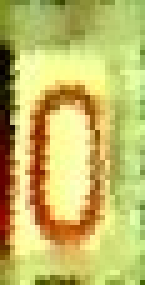
#> input picture ziffer_raw/0_dig0001_20211123-155709.jpg, 29 x 57 px, given as the content of the folder image_new, which was not available (shown 5 times larger)
$ jupyter execute ROI-TestImage.ipynb
#> lines starting #> are read from the running program, lines starting #| are printed output that depends on the picture; pictures that were not available may be replaced by others from this repository, and a replacement may not be noted
[cell 1]
from PIL import Image, ImageDraw
import glob
import os
import shutil
from matplotlib import pyplot

[cell 2]
left = 0.2
oben = 0.2
hoehe = 0.6
breite = 0.6

target_x = 20
target_y = 32

tolerance_band = 0.05


Input_dir='image_new'
Output_okay = 'output_okay'
Output_not_okay = 'output_not_okay'

[cell 3]
files = glob.glob(Input_dir + '/*.jpg')
files = files + glob.glob(Input_dir + '/*.png')
files = files + glob.glob(Input_dir + '/*.bmp')

for aktfile in files:
#    print(aktfile)
    base = os.path.basename(aktfile)
    test_image = Image.open(aktfile)
#> test_image is the input picture: PIL image 29x57 RGB; mean R, G, B 195.1, 186.6, 102.3
    print(test_image.size)
#| (29, 57)

    offset_x = test_image.size[0] * tolerance_band
#> offset_x = 1.45
    offset_y = test_image.size[1] * tolerance_band
#> offset_y = 2.85

#    fig, axs = pyplot.subplots(2, sharex='col', sharey='row', gridspec_kw={'hspace': 0, 'wspace': 0})
    fig, axs = pyplot.subplots(1, 2, gridspec_kw={'hspace': 0, 'wspace': 0})

    draw = ImageDraw.Draw(test_image)
#    shape = [(test_image.size[0] * left, test_image.size[1] * oben), (test_image.size[0] * (left + breite), test_image.size[1] * (oben + hoehe))]
    shape = [(test_image.size[0] * left+offset_x, test_image.size[1] * oben+offset_y), (test_image.size[0] * (left + breite)-offset_x, test_image.size[1] * (oben + hoehe)-offset_y)]
#> shape = [(7.25, 14.25), (21.75, 42.75)]
    draw.rectangle(shape, outline ="white")
    shape = [(test_image.size[0] * left-offset_x, test_image.size[1] * oben-offset_y), (test_image.size[0] * (left + breite)+offset_x, test_image.size[1] * (oben + hoehe)+offset_y)]
#> shape = [(4.35, 8.55), (24.65, 48.45)]
    draw.rectangle(shape, outline ="white")
    draw.line((test_image.size[0] * left, test_image.size[1]*0.5) + (test_image.size[0] * (left+breite), test_image.size[1]*0.5))

    axs[0].imshow(test_image)
    display(test_image)
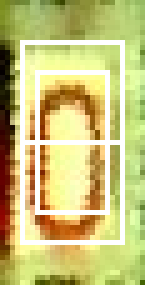
#> shown: PIL image 29x57 RGB (shown 5 times larger); mean R, G, B 200.7, 194, 121.2

    test_image = Image.open(aktfile)

    test_image = test_image.resize((target_x, target_y))
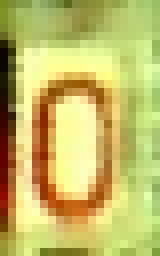
#> test_image: PIL image 20x32 RGB (shown 8 times larger); mean R, G, B 195, 186.7, 102.6
    shape = [(test_image.size[0] * left, test_image.size[1] * oben), (test_image.size[0] * (left + breite), test_image.size[1] * (oben + hoehe))]
#> shape = [(4, 6.4), (16, 25.6)]
    draw = ImageDraw.Draw(test_image)
    draw.rectangle(shape, outline ="white")
    draw.line((test_image.size[0] * left, test_image.size[1]*0.5) + (test_image.size[0] * (left+breite), test_image.size[1]*0.5))
    axs[1].imshow(test_image)
    pyplot.show()
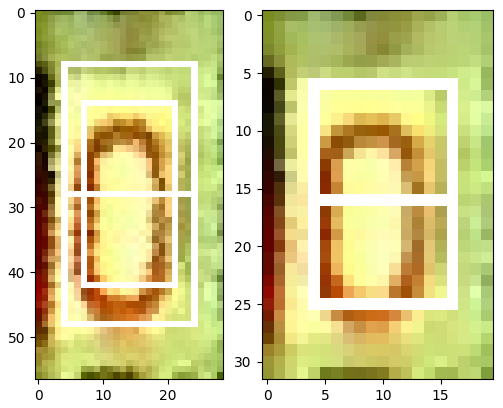
#> figure drawn by matplotlib, 2 panels
#    display(test_image)

    test = input()
    if test == "a":    # Bild ist okay !!!
        shutil.move(aktfile, Output_okay + "/" +  base)
    if test == "f":             # Bild ist nicht okay !!!
        shutil.move(aktfile, Output_not_okay + "/" + base)

$ run again, on ziffer_raw/0_dig0001_20211123-203105.jpg
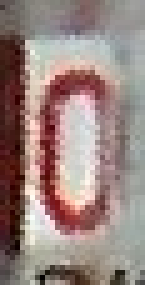
#> input picture ziffer_raw/0_dig0001_20211123-203105.jpg, 29 x 57 px, given as the content of the folder image_new, which was not available (shown 5 times larger)
#> test_image is the input picture: PIL image 29x57 RGB; mean R, G, B 153.4, 132.4, 127.7
#| (29, 57)
#> `test_image = test_image.resize((target_x, target_y))`:
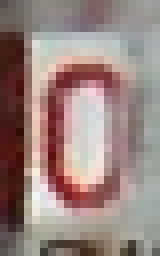
#> test_image: PIL image 20x32 RGB (shown 8 times larger); mean R, G, B 153.4, 132.4, 127.7
#> `pyplot.show()`:
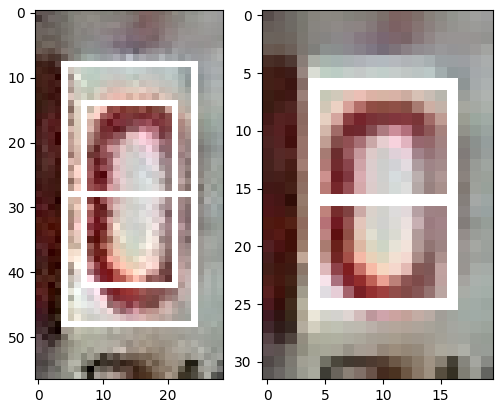
#> figure drawn by matplotlib, 2 panels

$ run again, on ziffer_raw/0_dig0001_20211124-073707.jpg
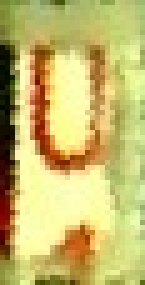
#> input picture ziffer_raw/0_dig0001_20211124-073707.jpg, 29 x 57 px, given as the content of the folder image_new, which was not available (shown 5 times larger)
#> test_image is the input picture: PIL image 29x57 RGB; mean R, G, B 198.3, 185.6, 108.7
#| (29, 57)
#> `test_image = test_image.resize((target_x, target_y))`:
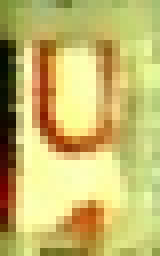
#> test_image: PIL image 20x32 RGB (shown 8 times larger); mean R, G, B 198.2, 185.7, 108.9
#> `pyplot.show()`:
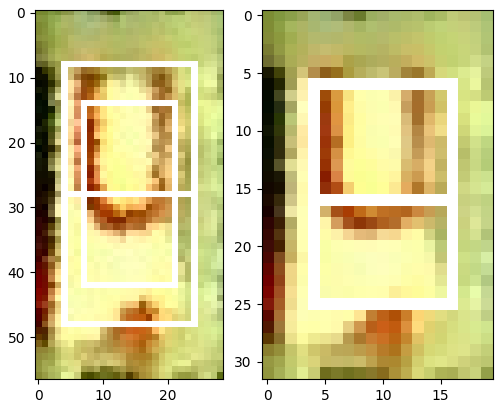
#> figure drawn by matplotlib, 2 panels
